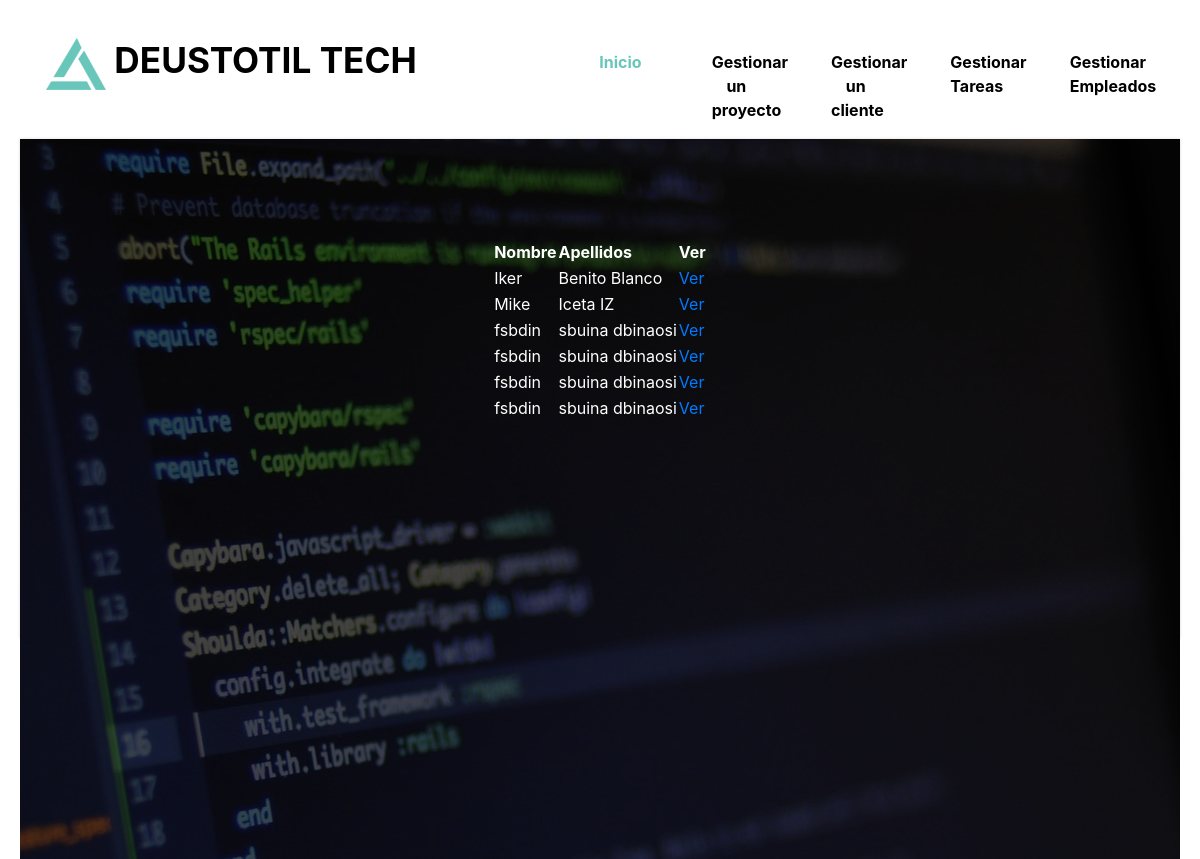
Before: /myApp/empleados/ with the older database file.
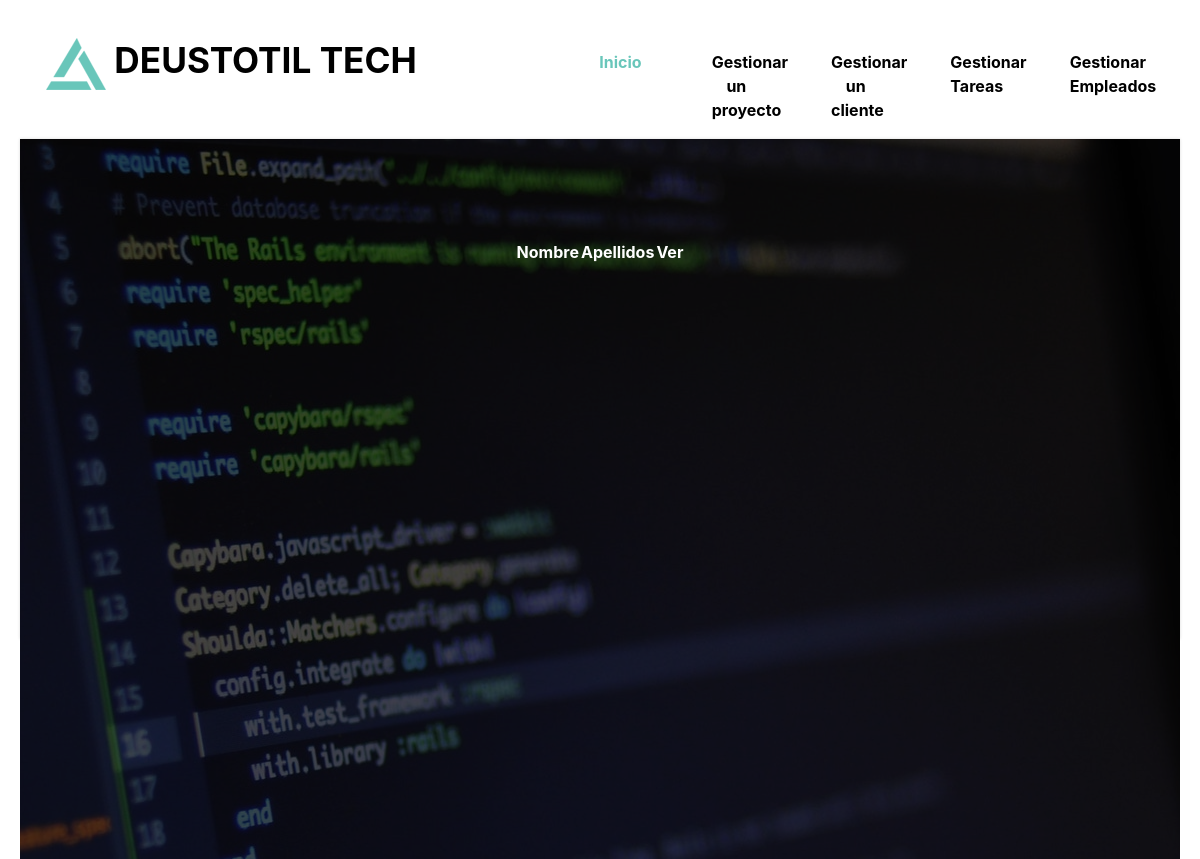
After: the same page with the newer database file.
### myApp/models.py (models this page shows, shortened)
class Empleado(models.Model):
    dni = models.CharField(max_length=9)
    nombre = models.CharField(max_length=50)
    apellidos = models.CharField(max_length=100)
    email = models.EmailField(max_length=100)
    telefono = models.IntegerField()
    estado = models.CharField(max_length=100)

### myApp/views.py (the view)
# urls.py: path('empleados/', views.EmpleadosListView.as_view(), name='empleadosListView'),
class EmpleadosListView(ListView):
    model = Empleado
    template_name = "empleadosListView.html"
    queryset = Empleado.objects.order_by('nombre')
    def get_context_data(self, **kwargs):
        context = super(EmpleadosListView, self).get_context_data(**kwargs)
        return context

### myApp/templates/empleadosListView.html (shortened to what this page needs)
{% load static %}
<!DOCTYPE html>
<html lang="en">
<head>
    <link rel="stylesheet" href="{% static 'font-awesome-4.7.0/css/font-awesome.min.css' %}">
    <link rel="stylesheet" href="{% static 'css/bootstrap.min.css' %}">
    <link rel="stylesheet" type="{% static 'css' %}" href="{% static 'css/datepicker.css' %}">
    <link rel="stylesheet" type="{% static 'css' %}" href="{% static 'slick/slick.css' %}"/>
    <link rel="stylesheet" type="{% static 'css' %}" href="{% static 'slick/slick-theme.css' %}"/>
    <link rel="stylesheet" href="{% static 'css/templatemo-style.css' %}">
      </head>
<body>
        <div class="tm-main-content" id="top">
            <div class="tm-top-bar-bg"></div>
            <div class="tm-top-bar" id="tm-top-bar">
                <div class="container">
                    <div class="row">
                        <nav class="navbar navbar-expand-lg narbar-light">
                            <a class="navbar-brand mr-auto" href="#">
                                <img src="{% static 'img/logo.png' %}" alt="Site logo">
                                Deustotil Tech
                            </a>
                            <div id="mainNav" class="collapse navbar-collapse tm-bg-white">
                                <ul class="navbar-nav ml-auto">
                                    <li class="nav-item">
                                        <a class="nav-link active" href="{% url 'index' %}">Inicio <span class="sr-only">(current)</span></a>
                                    </li>
                                  <div class="dropdown">
                                      <li class="nav-item">
                                          <button class="dropbtn">Gestionar un proyecto</button>
                                      </li>
                                  </div>
                                  <div class="dropdown">
                                      <li class="nav-item">
                                          <button class="dropbtn">Gestionar un cliente</button>
                                      </li>
                                  </div>
                                <div class="dropdown">
                                    <li class="nav-item">
                                        <button class="dropbtn">Gestionar Tareas</button>
                                    </li>
                                </div>
                                <div class="dropdown">
                                    <li class="nav-item">
                                        <button class="dropbtn">Gestionar Empleados</button>
                                    </li>
                                </div>
                            </ul>
                        </div>
                    </nav>
                </div>
            </div>
        </div>
        <div class="tm-page-wrap mx-auto" style="max-height:500px ">
            <section class="tm-banner">
                <div class="tm-container-outer tm-banner-bg">
                    <div class="container">
                        <div class="row tm-banner-row" id="tm-section-search">
                            <table>
                                <thead>
                                    <tr>
                                        <th style="color:white">Nombre</th>
                                        <th style="color:white">Apellidos</th>
                                        <th style="color:white">Ver</th>
                                    </tr>
                                </thead>
                                <tbody>
                                    {% for empleado in empleado_list %}
                                    <tr>
                                        <td style="color:white">{{ empleado.nombre }}</td>
                                        <td style="color:white">{{ empleado.apellidos }}</td>
                                        <td style="color:white"><a href="{% url 'empleadosDetailView' empleado.id %}">Ver</a> </td>
                                    </tr>
                                    {% endfor %}
                                </tbody>
                            </table>
                        </div>
                        <div class="tm-banner-overlay"></div>
                    </div>
                </div>
            </section>
</div>
</div>
</body>
</html>

### myApp/static/css/templatemo-style.css (style rules this page uses)
.dropbtn { background-color: #fff; color: black; display: block; padding: 50px 35px; font-size: 16px; font-weight: 700; border: none; height: 105.52px; width: 119.33px; }
.dropdown { position: relative; display: inline-block; }
a, button { transition: all 0.3s ease; }
.tm-page-wrap { max-width: 1400px; box-shadow: 0 0 3px rgba(0, 0, 0, 0.15); background: white; }
.tm-container-outer { max-width: 1400px; margin: 0 auto; }
.tm-top-bar .navbar-expand-lg .navbar-nav .nav-link { padding: 50px 35px; }
.tm-top-bar { position: fixed; top: 0; left: 0; width: 100%; padding: 0; z-index: 10000; transition: all 0.2s ease-in-out; height: 119px; background: white; }
.tm-top-bar .navbar-brand img { width: 60px; height: auto; }
.tm-top-bar-bg { height: 119px; }
.tm-top-bar a { color: black; }
.navbar-brand { font-size: 2.2rem; text-transform: uppercase; }
.navbar { font-weight: 700; width: 100%; padding-top: 0; padding-bottom: 0; }
.nav-link.active, .nav-link:hover { color: #69c6ba; }
.tm-banner-overlay { z-index: 1; height: 100%; width: 100%; position: absolute; overflow: auto; top: 0px; left: 0px; background: rgba(0, 0, 0, 0.7); }
.tm-banner-bg { background: url(../img/software.png) center top no-repeat; min-height: 720px; position: relative; }
.tm-banner-row { position: relative; z-index: 100; justify-content: center; padding-top: 100px; }

Changed rows visible on the page:
removed Empleado: nombre "Iker", apellidos "Benito Blanco"
removed Empleado: nombre "Mike", apellidos "Iceta IZ"
removed Empleado: nombre "fsbdin", apellidos "sbuina dbinaosi"
removed Empleado: nombre "fsbdin", apellidos "sbuina dbinaosi"
removed Empleado: nombre "fsbdin", apellidos "sbuina dbinaosi"
removed Empleado: nombre "fsbdin", apellidos "sbuina dbinaosi"
